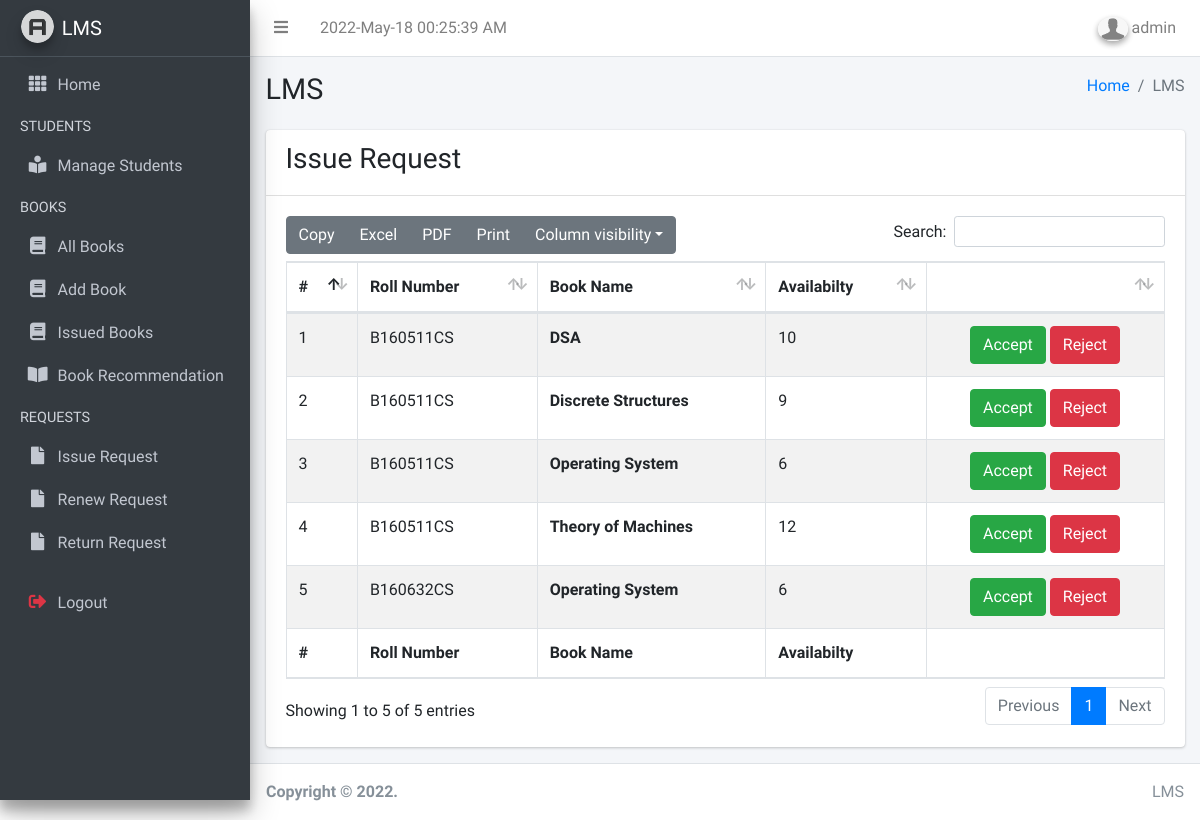
Screenshot of /admin/issueRequest.php (signed in) with the database file from the repository.
### tables this page shows
CREATE TABLE `record` (
  `RollNo` varchar(50) NOT NULL,
  `BookId` int(10) NOT NULL,
  `Date_of_Issue` date DEFAULT NULL,
  `Due_Date` date DEFAULT NULL,
  `Date_of_Return` date DEFAULT NULL,
  `Dues` int(10) DEFAULT NULL,
  `Renewals_left` int(10) DEFAULT NULL,
  `Time` time DEFAULT NULL
);

CREATE TABLE `book` (
  `BookId` int(10) NOT NULL,
  `Title` varchar(50) DEFAULT NULL,
  `Author` text NOT NULL,
  `Publisher` varchar(50) DEFAULT NULL,
  `Year` varchar(50) DEFAULT NULL,
  `Availability` int(5) DEFAULT NULL
);

### admin/issueRequest.php (the view, shortened to what this page needs)
  <?php include "../includes/header.php" ?>
  <?php include "../includes/navbar.php" ?>
  <?php include "../includes/sidebar.php" ?>
  <div class="content-wrapper">
    <?php include "../includes/breadcrumb.php" ?>
    <div class="content">
      <div class="container-fluid">
        <div class="row">
          <div class="col-md-12">
            <div class="card">
              <div class="card-header">
                <h3>Issue Request</h3>
              </div>
              <div class="card-body">
                <table id="example1" class="table table-bordered table-striped">
                  <thead>
                    <tr>
                      <th>#</th>
                      <th>Roll Number</th>
                      <th>Book Name</th>
                      <th>Availabilty</th>
                      <th></th>
                    </tr>
                  </thead>
                  <tbody>
                    <?php
                    $i = 1;
                    $sql="select * from lms_DB.record,lms_DB.book where Date_of_Issue is NULL and record.BookId=book.BookId order by Time";
                    $result=$conn->query($sql);
                    while($row=$result->fetch_assoc())
                    {
                        $bookid=$row['BookId'];
                        $rollno=$row['RollNo'];
                        $name=$row['Title'];
                        $avail=$row['Availability'];
                    ?>
                  <tr>
                    <td><?=$i;$i++;?></td>
                    <td><?php echo strtoupper($rollno) ?></td>
                    <td><b><?php echo $name ?></b></td>
                    <td><?php echo $avail ?></td>
                    <td><center>
                      <?php
                      if($avail > 0)
                      {echo "<a href=\"accept.php?id1=".$bookid."&id2=".$rollno."\" class=\"btn btn-success\">Accept</a>";}
                       ?>
                      <a href="reject.php?id1=<?php echo $bookid ?>&id2=<?php echo $rollno ?>" class="btn btn-danger">Reject</a>
                  </center></td>
                  </tr>
                   <?php } ?>
                  </tbody>
                  <tfoot>
                  <tr>
                    <th>#</th>
                    <th>Roll Number</th>
                    <th>Book Name</th>
                    <th>Availabilty</th>
                    <th></th>
                  </tr>
                  </tfoot>
                </table>
              </div>
            </div>
          </div>
        </div>
      </div>
    </div>
  </div>
  <?php include "../includes/footer.php" ?>
</div>
</body>
</html>

### rows the page displays
record: RollNo "B160511CS", BookId.Title "DSA", BookId.Availability "10"
record: RollNo "B160511CS", BookId.Title "Discrete Structures", BookId.Availability "9"
record: RollNo "B160511CS", BookId.Title "Operating System", BookId.Availability "6"
record: RollNo "B160511CS", BookId.Title "Theory of Machines", BookId.Availability "12"
record: RollNo "B160632CS", BookId.Title "Operating System", BookId.Availability "6"

### other values shown
$_SESSION['Name'] "admin"
$_SESSION['pageTitle'] "LMS"
